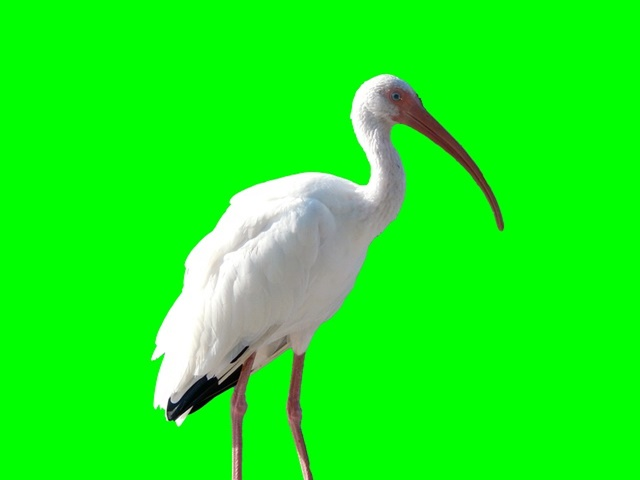
//> input picture img/9th_assignmnet/chroma.jpg, 640 x 480 px
$ ./Assignment_9th_5   (built with g++ and OpenCV 4)
//> lines starting //> are read from the running program, lines starting //| are printed output that depends on the picture; after the words box and inside, x2 and y2 are one past the last pixel; in counts of white or black regions, pixels touching at a corner belong together
#include <opencv2/opencv.hpp>

using namespace cv;

int main()
{
   Mat chroma = imread("/root/computer_vision/img/9th_assignmnet/chroma.jpg", IMREAD_COLOR);
//> chroma is the input picture: 480 rows x 640 cols, CV_8UC3; mean B, G, R 24.9, 242.8, 25.1
   Mat background = imread("/root/computer_vision/img/9th_assignmnet/beach.png", IMREAD_COLOR);
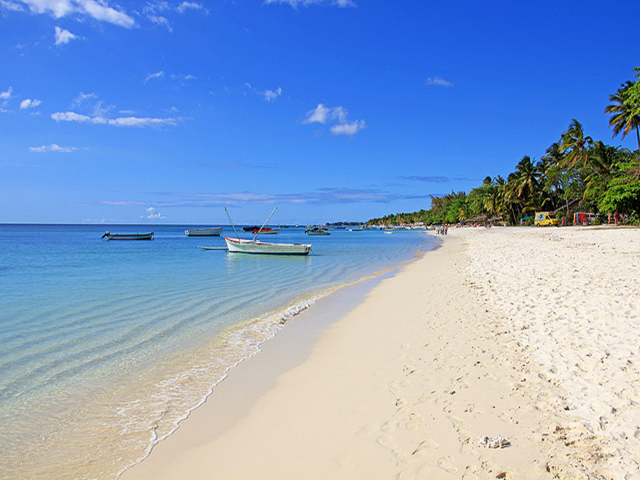
//> input picture img/9th_assignmnet/beach.png, 640 x 480 px
//> background is the input picture: 480 rows x 640 cols, CV_8UC3; mean B, G, R 202.2, 162.2, 134.6

   Mat bg_hsv;   // 백그라운드 영상 HSV 모델 변환 영상
   cvtColor(chroma, bg_hsv, COLOR_BGR2HSV);
//> bg_hsv: 480 rows x 640 cols, CV_8UC3; mean H, S, V 59, 222.7, 243.7
   Mat greenScreen = bg_hsv.clone();  // 백그라운드 Green Screen 영상
   inRange(bg_hsv, Scalar(60 - 10, 100, 100), Scalar(60 + 10, 255, 255), greenScreen);
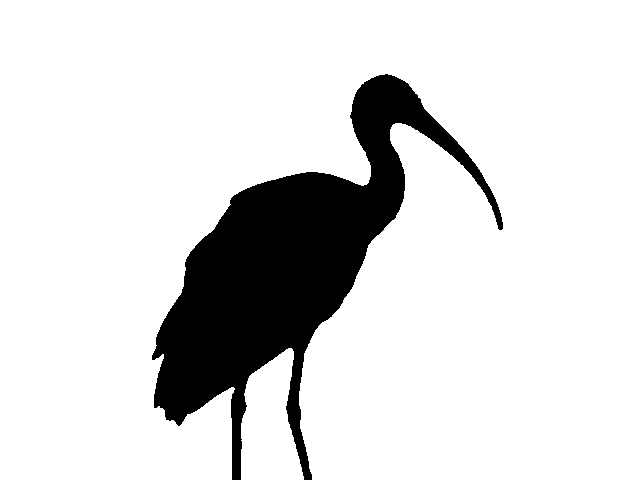
//> greenScreen: 480 rows x 640 cols, CV_8UC1; 86.1% white; 1 black region, box (x1, y1, x2, y2) and area: (152, 74, 503, 480) 42737

   Mat dst1;   // 1차 Foreground 검출영상
   Mat dst2;   // 2차 Background 검출영상
   Mat dst;    // 최종결과 영상
   Mat green_inverted;  // 백그라운드 green screen 반전: green 배경(0), 물체(255)

   bitwise_not(greenScreen, green_inverted);  // green 배경(0), 물체(255)
   bitwise_and(chroma, chroma, dst1, green_inverted);  // 1차. foreground 검출
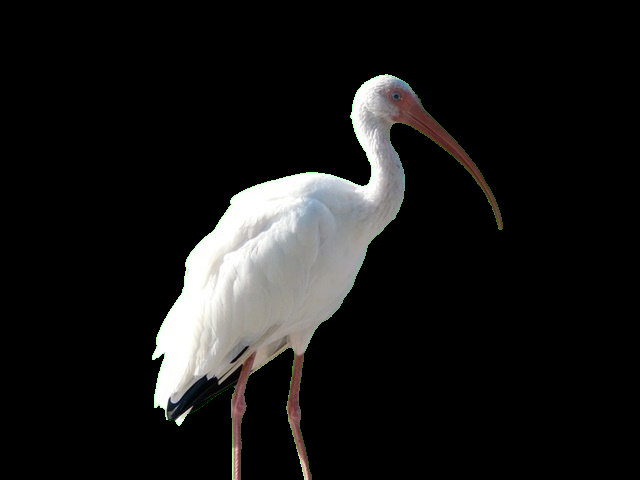
//> dst1: 480 rows x 640 cols, CV_8UC3; mean B, G, R 23.3, 23.9, 24.2
   bitwise_or(background, background, dst2, greenScreen);    // 2차. background 검출
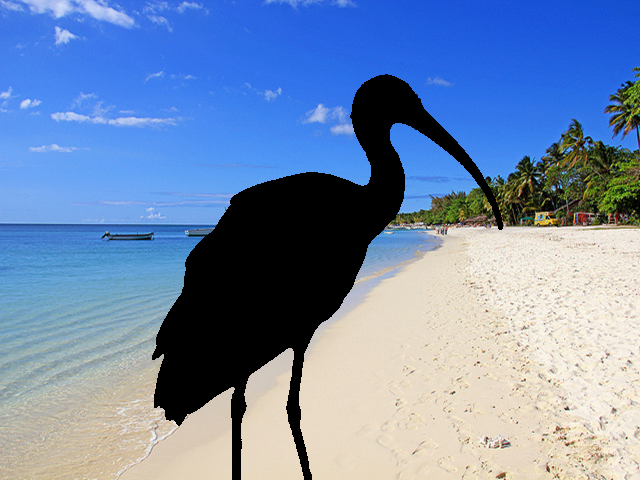
//> dst2: 480 rows x 640 cols, CV_8UC3; mean B, G, R 174.5, 139.4, 116.1
   bitwise_or(dst1, dst2, dst);    // Foreground + Background 영상 최종합성 결과
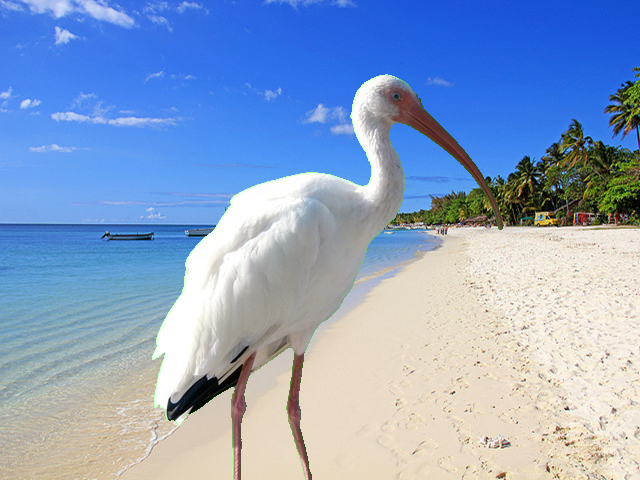
//> dst: 480 rows x 640 cols, CV_8UC3; mean B, G, R 197.8, 163.2, 140.4

   imshow("물체영상", chroma);      // Foreground choroma 영상
   imshow("배경영상", background);  // 배경영상
   imshow("물체 HSV", bg_hsv);
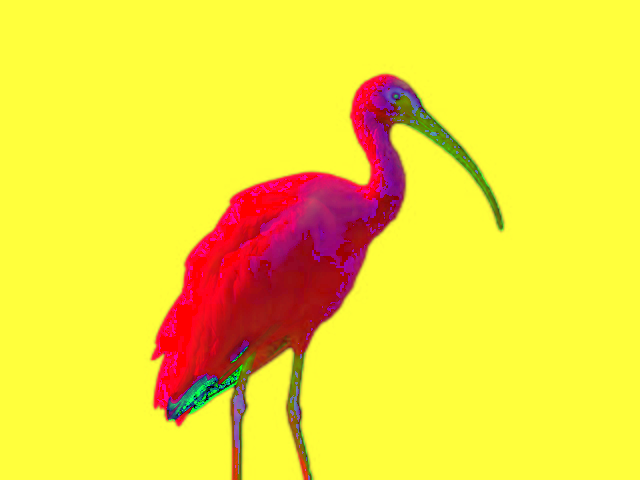
//> window '물체 HSV': 480 rows x 640 cols, CV_8UC3; mean B, G, R 59, 222.7, 243.7
   imshow("Green Screen 영상", greenScreen); // 배경 마스크 영상(배경(255), 물체(0)
   imshow("배경(0)물체(255)", green_inverted); // 배경(0)과 물체(255)
   imshow("Foreground 영상", dst1);
   imshow("Background 영상", dst2);
   imshow("최종합성영상", dst);
   waitKey(0);
   return 0;
}
